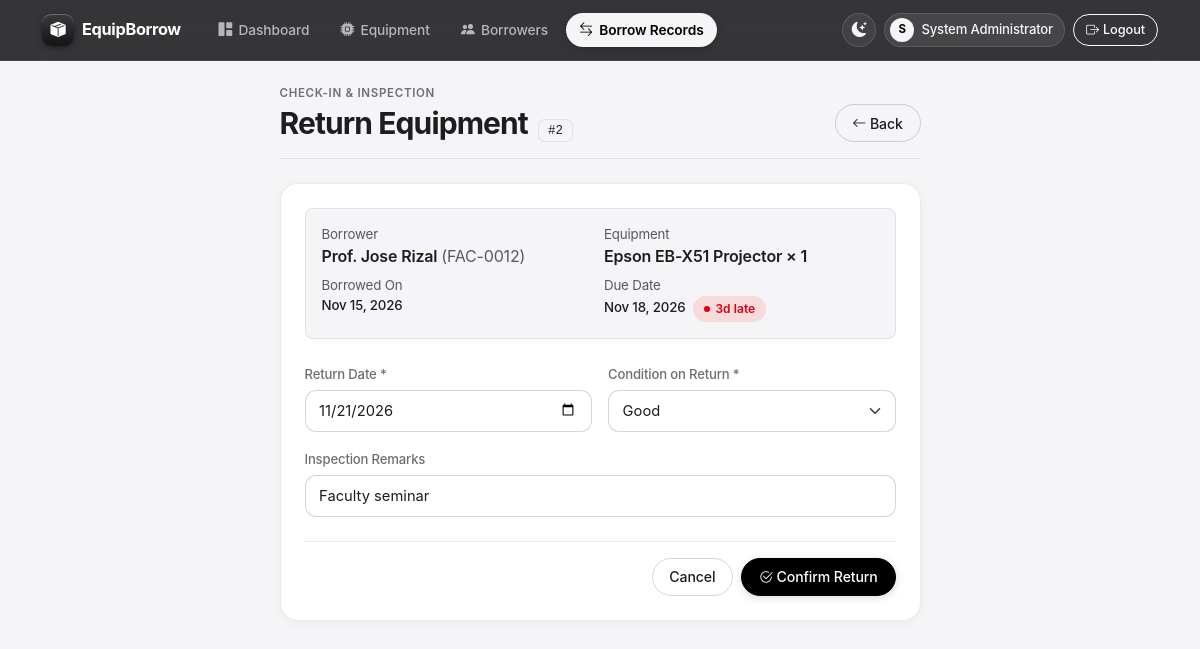
Screenshot of /borrow_return.php?id=2 (signed in) with the database file from the repository.
### tables this page shows
CREATE TABLE borrow_records (
    borrow_id        INT UNSIGNED  NOT NULL AUTO_INCREMENT,
    equipment_id     INT UNSIGNED  NOT NULL,
    borrower_id      INT UNSIGNED  NOT NULL,
    quantity         INT UNSIGNED  NOT NULL DEFAULT 1,
    borrow_date      DATE          NOT NULL,
    due_date         DATE          NOT NULL,
    return_date      DATE          NULL,                        
    status           ENUM('Borrowed','Returned') NOT NULL DEFAULT 'Borrowed',
    return_condition ENUM('Good','Fair','Damaged') NULL,
    remarks          VARCHAR(255)  NULL,
    created_at       TIMESTAMP     NOT NULL DEFAULT CURRENT_TIMESTAMP,
    PRIMARY KEY (borrow_id),
    KEY idx_borrow_status (status),
    KEY idx_borrow_due (due_date),
    CONSTRAINT fk_borrow_equipment FOREIGN KEY (equipment_id)
        REFERENCES equipment (equipment_id) ON UPDATE CASCADE ON DELETE RESTRICT,
    CONSTRAINT fk_borrow_borrower FOREIGN KEY (borrower_id)
        REFERENCES borrowers (borrower_id) ON UPDATE CASCADE ON DELETE RESTRICT
);

CREATE TABLE borrowers (
    borrower_id    INT UNSIGNED  NOT NULL AUTO_INCREMENT,
    id_number      VARCHAR(20)   NOT NULL,                      
    full_name      VARCHAR(100)  NOT NULL,
    borrower_type  ENUM('Student','Faculty','Staff') NOT NULL DEFAULT 'Student',
    department     VARCHAR(100)  NOT NULL,                      
    contact_no     VARCHAR(20)   NULL,
    email          VARCHAR(100)  NULL,
    created_at     TIMESTAMP     NOT NULL DEFAULT CURRENT_TIMESTAMP,
    PRIMARY KEY (borrower_id),
    UNIQUE KEY uq_borrower_idnumber (id_number)
);

CREATE TABLE equipment (
    equipment_id       INT UNSIGNED  NOT NULL AUTO_INCREMENT,
    equipment_code     VARCHAR(20)   NOT NULL,                  
    name               VARCHAR(100)  NOT NULL,
    category           ENUM('Laptop','Projector','Audio','Camera','Sports','Laboratory','Others')
                                     NOT NULL DEFAULT 'Others',
    quantity_total     INT UNSIGNED  NOT NULL DEFAULT 1,        
    quantity_available INT UNSIGNED  NOT NULL DEFAULT 1,        
    item_condition     ENUM('Good','Fair','Damaged','Lost','Retired','Disposed') NOT NULL DEFAULT 'Good',
    description        TEXT          NULL,
    created_at         TIMESTAMP     NOT NULL DEFAULT CURRENT_TIMESTAMP,
    updated_at         TIMESTAMP     NOT NULL DEFAULT CURRENT_TIMESTAMP ON UPDATE CURRENT_TIMESTAMP,
    PRIMARY KEY (equipment_id),
    UNIQUE KEY uq_equipment_code (equipment_code)
);

### includes/functions.php (called while the page is built, shortened)
<?php
function e($value): string
{
    return htmlspecialchars((string) $value, ENT_QUOTES, 'UTF-8');
}
function nice_date(?string $date): string
{
    return $date ? date('M d, Y', strtotime($date)) : '—';
}

### borrow_return.php (the view, shortened to what this page needs)
<?php
require_once 'includes/auth.php';
$id = (int)($_GET['id'] ?? 0);
$stmt = $conn->prepare(
    "SELECT br.*, e.name AS equipment_name, e.equipment_code, b.full_name, b.id_number
     FROM borrow_records br
     JOIN equipment e ON e.equipment_id = br.equipment_id
     JOIN borrowers b ON b.borrower_id = br.borrower_id
     WHERE br.borrow_id = ? AND br.status = 'Borrowed'"
);
$stmt->bind_param('i', $id);
$stmt->execute();
$rec = $stmt->get_result()->fetch_assoc();
$conditions = ['Good', 'Fair', 'Damaged'];
$returnDate = date('Y-m-d');
$condition  = 'Good';
$remarks    = $rec['remarks'] ?? '';
$daysLate   = max(0, (int)((strtotime($returnDate ?: 'today') - strtotime($rec['due_date'])) / 86400));
require 'includes/header.php';
?>
<div class="row justify-content-center">
    <div class="col-lg-7">
        <div class="page-header">
            <div>
                <div class="page-eyebrow">Check-In &amp; Inspection</div>
                <h1 class="page-title">Return Equipment <span class="code-chip ms-1">#<?= $id ?></span></h1>
            </div>
            <a href="borrows.php" class="btn btn-outline-secondary">
                <i class="bi bi-arrow-left"></i> Back
            </a>
        </div>
        <div class="card">
            <div class="card-body p-4">
                <div class="p-3 rounded-3 mb-4" style="background: var(--surface-subtle); border: 1px solid var(--border-color);">
                    <div class="row g-2 small">
                        <div class="col-sm-6">
                            <div class="text-muted">Borrower</div>
                            <div class="fw-semibold fs-6"><?= e($rec['full_name']) ?> <span class="text-muted fw-normal">(<?= e($rec['id_number']) ?>)</span></div>
                        </div>
                        <div class="col-sm-6">
                            <div class="text-muted">Equipment</div>
                            <div class="fw-semibold fs-6"><?= e($rec['equipment_name']) ?> &times; <?= (int)$rec['quantity'] ?></div>
                        </div>
                        <div class="col-sm-6 mt-2">
                            <div class="text-muted">Borrowed On</div>
                            <div class="fw-medium"><?= nice_date($rec['borrow_date']) ?></div>
                        </div>
                        <div class="col-sm-6 mt-2">
                            <div class="text-muted">Due Date</div>
                            <div class="fw-medium">
                                <?= nice_date($rec['due_date']) ?>
                                <?php if ($daysLate > 0): ?>
                                    <span class="status-pill pill-rose ms-1"><span class="dot"></span><?= $daysLate ?>d late</span>
                                <?php endif; ?>
                            </div>
                        </div>
                    </div>
                </div>
                <form method="post">
                    <div class="row g-3">
                        <div class="col-md-6">
                            <label class="form-label">Return Date *</label>
                            <input type="date" name="return_date" class="form-control" value="<?= e($returnDate) ?>" required>
                        </div>
                        <div class="col-md-6">
                            <label class="form-label">Condition on Return *</label>
                            <select name="return_condition" class="form-select">
                                <?php foreach ($conditions as $c): ?>
                                    <option <?= $c === $condition ? 'selected' : '' ?>><?= $c ?></option>
                                <?php endforeach; ?>
                            </select>
                        </div>
                        <div class="col-12">
                            <label class="form-label">Inspection Remarks</label>
                            <input type="text" name="remarks" class="form-control" maxlength="255"
                                   value="<?= e($remarks) ?>" placeholder="Any notes on item condition...">
                        </div>
                    </div>
                    <div class="d-flex justify-content-end gap-2 mt-4 pt-3 border-top">
                        <a href="borrows.php" class="btn btn-outline-secondary">Cancel</a>
                        <button class="btn btn-primary"><i class="bi bi-check2-circle"></i> Confirm Return</button>
                    </div>
                </form>
            </div>
        </div>
    </div>
</div>
<?php require 'includes/footer.php'; ?>

### assets/css/style.css (style rules this page uses)
:root { --font-sans: -apple-system, BlinkMacSystemFont, "SF Pro Display", "SF Pro Text", "Inter", "Segoe UI", Roboto, Helvetica, Arial, sans-serif; --font-mono: ui-monospace, "SF Mono", SFMono-Regular, Menlo, Monaco, Consolas, monospace; --surface-bg: #F5F5F7; --surface-card: #FFFFFF; --surface-subtle: #F5F5F7; --surface-hover: rgba(0, 0, 0, 0.028); --surface-glass: rgba(255, 255, 255, 0.76); --navbar-glass: rgba(12, 12, 14, 0.82); --text-main: #1D1D1F; --text-muted: #6E6E73; --text-soft: #86868B; --border-color: rgba(0, 0, 0, 0.08); --border-strong: rgba(0, 0, 0, 0.16); --specular-edge: rgba(255, 255, 255, 0.65); --brand-primary: #000000; --brand-primary-hover: #2C2C2E; --brand-primary-fg: #FFFFFF; --focus-ring: rgba(0, 0, 0, 0.22); --bs-body-font-family: var(--font-sans); --bs-body-bg: var(--surface-bg); --bs-body-color: var(--text-main); --bs-border-color: var(--border-color); --bs-primary: #000000; --bs-primary-rgb: 0, 0, 0; }
body { font-family: var(--font-sans); font-size: 0.95rem; line-height: 1.47059; letter-spacing: -0.011em; background-color: var(--surface-bg); color: var(--text-main); display: flex; flex-direction: column; min-height: 100vh; -webkit-font-smoothing: antialiased; -moz-osx-font-smoothing: grayscale; font-optical-sizing: auto; transition: background-color 220ms ease, color 220ms ease; }
h1, h2, h3, h4, h5, h6, .h1, .h2, .h3, .h4, .h5, .h6, .display-font { font-family: var(--font-sans); font-weight: 600; letter-spacing: -0.024em; line-height: 1.15; }
.page-header { display: flex; justify-content: space-between; align-items: flex-end; flex-wrap: wrap; gap: 1rem; margin-bottom: 1.5rem; padding-bottom: 1rem; border-bottom: 1px solid var(--border-color); }
.page-eyebrow { font-size: 0.72rem; font-weight: 600; text-transform: uppercase; letter-spacing: 0.06em; color: var(--text-muted); margin-bottom: 0.25rem; }
.page-title { font-size: clamp(1.55rem, 2.5vw, 2rem); font-weight: 700; letter-spacing: -0.03em; margin-bottom: 0; color: var(--text-main); }
.card { background-color: var(--surface-card); border: 1px solid var(--border-color); border-radius: 18px; box-shadow: 0 2px 12px rgba(0, 0, 0, 0.035); }
.code-chip { font-family: var(--font-mono); font-size: 0.78rem; font-weight: 500; letter-spacing: 0; padding: 0.22rem 0.55rem; border-radius: 7px; background-color: var(--surface-subtle); color: var(--text-main); border: 1px solid var(--border-color); display: inline-block; }
.status-pill { display: inline-flex; align-items: center; gap: 0.36rem; padding: 0.26rem 0.68rem; border-radius: 999px; font-size: 0.75rem; font-weight: 600; letter-spacing: 0.005em; white-space: nowrap; }
.status-pill .dot { width: 6px; height: 6px; border-radius: 50%; background-color: currentColor; }
.pill-rose { background: rgba(255, 59, 48, 0.14); color: #D70015; }
.btn { font-weight: 500; font-size: 0.88rem; letter-spacing: -0.008em; border-radius: 999px; padding: 0.48rem 1.05rem; transition: background-color 160ms ease, border-color 160ms ease, color 160ms ease, box-shadow 160ms ease, transform 100ms ease-out; }
.btn-primary { background-color: var(--brand-primary) !important; border-color: var(--brand-primary) !important; color: var(--brand-primary-fg) !important; box-shadow: 0 2px 8px rgba(0, 0, 0, 0.14); }
.btn-outline-secondary { color: var(--text-main); border-color: var(--border-strong); background-color: transparent; }
.form-control, .form-select { border-radius: 11px; border-color: var(--border-strong); padding: 0.56rem 0.85rem; background-color: var(--surface-card); color: var(--text-main); font-size: 0.92rem; transition: border-color 150ms ease, box-shadow 150ms ease; }
.form-label { font-weight: 500; font-size: 0.82rem; color: var(--text-muted); margin-bottom: 0.35rem; }

### rows the page displays
borrow_records: borrower.full_name "Prof. Jose Rizal", borrower.id_number "FAC-0012", equipment.name "Epson EB-X51 Projector", quantity "1", borrow_date "Nov 15, 2026", due_date "Nov 18, 2026", due_date "3", remarks "Faculty seminar"

### other values shown
$initial "S"
$adminName "System Administrator"
$id "2"
form field return_condition "Good"
